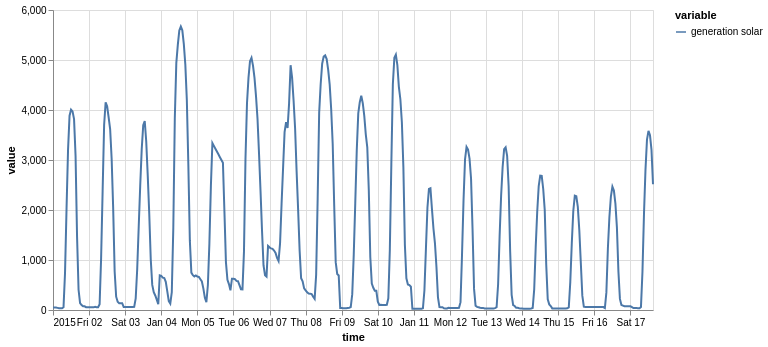

This figure's notebook cell:
### Markdown cell above
With univariate TimeSeries

### Code cell
on.Plot(ts_uni.head(400))\
    .add(on.marks.line)\
    .properties(width=600)\
    .show()

### Figure 1 — Vega specification as saved in the notebook (floating-point values rounded to 4 significant figures; data arrays with more than 128 entries replaced by an {"elided": "..."} marker saying what was removed)
{"$schema": "https://vega.github.io/schema/vega/v5.json", "data": [{"name": "source_0", "values": {"elided": "400 records"}, "transform": [{"type": "formula", "expr": "toDate(datum['time'])", "as": "time"}]}, {"name": "source_0_y_domain_value", "values": [{"min": 23.0, "max": 5668.0}]}, {"name": "source_0_color_domain_variable", "values": [{"variable": "generation solar"}]}], "marks": [{"type": "group", "name": "layer_0_pathgroup", "from": {"facet": {"data": "source_0", "name": "faceted_path_layer_0_main", "groupby": ["variable"]}}, "encode": {"update": {"height": {"field": {"signal": null, "datum": null, "group": "height", "parent": null}}, "width": {"field": {"signal": null, "datum": null, "group": "width", "parent": null}}}}, "marks": [{"type": "line", "name": "layer_0_marks", "from": {"data": "faceted_path_layer_0_main"}, "sort": {"field": "x"}, "encode": {"update": {"stroke": {"field": "variable", "scale": "color"}, "x": {"field": "time", "scale": "x"}, "y": {"field": "value", "scale": "y"}, "defined": {"signal": "isValid(datum[\"time\"]) && isFinite(+datum[\"time\"]) && isValid(datum[\"value\"]) && isFinite(+datum[\"value\"])"}}}, "style": ["line"]}]}], "scales": [{"name": "x", "type": "time", "domain": {"data": "source_0", "field": "time"}, "range": [0, {"signal": "width"}]}, {"name": "y", "type": "linear", "domain": [{"signal": "(data(\"source_0_y_domain_value\")[0] || {}).min"}, {"signal": "(data(\"source_0_y_domain_value\")[0] || {}).max"}], "range": [{"signal": "height"}, 0], "zero": true, "nice": true}, {"name": "color", "type": "ordinal", "domain": {"data": "source_0_color_domain_variable", "field": "variable", "sort": true}, "range": "category"}], "axes": [{"scale": "x", "minExtent": 0, "gridScale": "y", "aria": false, "orient": "bottom", "ticks": false, "maxExtent": 0, "tickCount": {"signal": "ceil(width/40)"}, "zindex": 0, "grid": true, "domain": false, "labels": false}, {"scale": "y", "labels": false, "aria": false, "tickCount": {"signal": "ceil(height/40)"}, "gridScale": "x", "minExtent": 0, "domain": false, "orient": "left", "zindex": 0, "maxExtent": 0, "grid": true, "ticks": false}, {"scale": "x", "zindex": 0, "grid": false, "title": "time", "orient": "bottom", "labelOverlap": true, "labelFlush": true, "tickCount": {"signal": "ceil(width/40)"}}, {"scale": "y", "tickCount": {"signal": "ceil(height/40)"}, "title": "value", "orient": "left", "grid": false, "zindex": 0, "labelOverlap": true}], "background": "white", "padding": 5, "width": 600, "height": 300, "legends": [{"stroke": "color", "symbolType": "stroke", "title": "variable"}], "style": "cell"}
